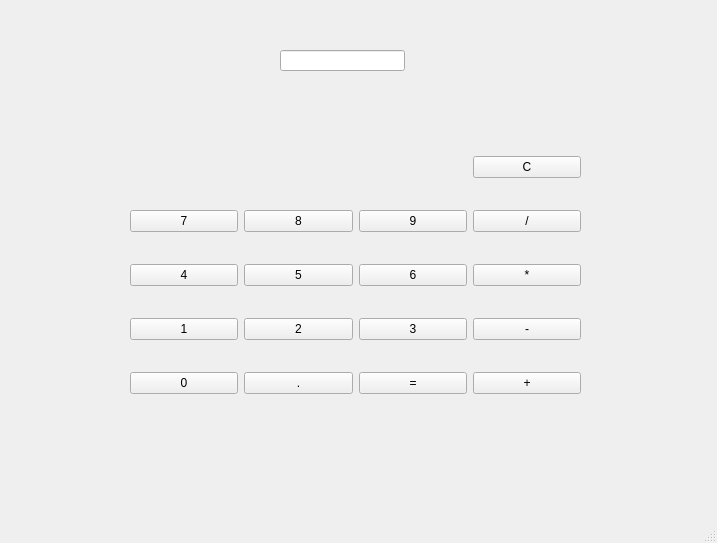
<?xml version="1.0" encoding="UTF-8"?>
<ui version="4.0">
 <class>MainWindow</class>
 <widget class="QMainWindow" name="MainWindow">
  <property name="geometry">
   <rect>
    <x>0</x>
    <y>0</y>
    <width>717</width>
    <height>543</height>
   </rect>
  </property>
  <property name="windowTitle">
   <string>MainWindow</string>
  </property>
  <widget class="QWidget" name="centralwidget">
   <widget class="QLineEdit" name="lineEdit">
    <property name="geometry">
     <rect>
      <x>280</x>
      <y>50</y>
      <width>125</width>
      <height>21</height>
     </rect>
    </property>
   </widget>
   <widget class="QWidget" name="layoutWidget">
    <property name="geometry">
     <rect>
      <x>130</x>
      <y>130</y>
      <width>451</width>
      <height>291</height>
     </rect>
    </property>
    <layout class="QGridLayout" name="gridLayout">
     <item row="0" column="3">
      <widget class="QPushButton" name="pushButton_clear">
       <property name="text">
        <string>С</string>
       </property>
      </widget>
     </item>
     <item row="1" column="0">
      <widget class="QPushButton" name="pushButton_7">
       <property name="text">
        <string>7</string>
       </property>
      </widget>
     </item>
     <item row="1" column="1">
      <widget class="QPushButton" name="pushButton_8">
       <property name="text">
        <string>8</string>
       </property>
      </widget>
     </item>
     <item row="1" column="2">
      <widget class="QPushButton" name="pushButton_9">
       <property name="text">
        <string>9</string>
       </property>
      </widget>
     </item>
     <item row="1" column="3">
      <widget class="QPushButton" name="pushButton_divide">
       <property name="text">
        <string>/</string>
       </property>
       <property name="checkable">
        <bool>true</bool>
       </property>
      </widget>
     </item>
     <item row="2" column="0">
      <widget class="QPushButton" name="pushButton_4">
       <property name="text">
        <string>4</string>
       </property>
      </widget>
     </item>
     <item row="2" column="1">
      <widget class="QPushButton" name="pushButton_5">
       <property name="text">
        <string>5</string>
       </property>
      </widget>
     </item>
     <item row="2" column="2">
      <widget class="QPushButton" name="pushButton_6">
       <property name="text">
        <string>6</string>
       </property>
      </widget>
     </item>
     <item row="2" column="3">
      <widget class="QPushButton" name="pushButton_multiply">
       <property name="text">
        <string>*</string>
       </property>
       <property name="checkable">
        <bool>true</bool>
       </property>
      </widget>
     </item>
     <item row="3" column="0">
      <widget class="QPushButton" name="pushButton_1">
       <property name="text">
        <string>1</string>
       </property>
      </widget>
     </item>
     <item row="3" column="1">
      <widget class="QPushButton" name="pushButton_2">
       <property name="text">
        <string>2</string>
       </property>
      </widget>
     </item>
     <item row="3" column="2">
      <widget class="QPushButton" name="pushButton_3">
       <property name="text">
        <string>3</string>
       </property>
      </widget>
     </item>
     <item row="3" column="3">
      <widget class="QPushButton" name="pushButton_minus">
       <property name="text">
        <string>-</string>
       </property>
       <property name="checkable">
        <bool>true</bool>
       </property>
       <property name="checked">
        <bool>false</bool>
       </property>
       <property name="flat">
        <bool>false</bool>
       </property>
      </widget>
     </item>
     <item row="4" column="0">
      <widget class="QPushButton" name="pushButton_0">
       <property name="text">
        <string>0</string>
       </property>
      </widget>
     </item>
     <item row="4" column="1">
      <widget class="QPushButton" name="pushButton_decimal">
       <property name="text">
        <string>.</string>
       </property>
      </widget>
     </item>
     <item row="4" column="2">
      <widget class="QPushButton" name="pushButton_equals">
       <property name="text">
        <string>=</string>
       </property>
       <property name="checkable">
        <bool>false</bool>
       </property>
       <property name="checked">
        <bool>false</bool>
       </property>
       <property name="default">
        <bool>false</bool>
       </property>
      </widget>
     </item>
     <item row="4" column="3">
      <widget class="QPushButton" name="pushButton_plus">
       <property name="text">
        <string>+</string>
       </property>
       <property name="checkable">
        <bool>true</bool>
       </property>
       <property name="checked">
        <bool>false</bool>
       </property>
       <property name="default">
        <bool>false</bool>
       </property>
       <property name="flat">
        <bool>false</bool>
       </property>
      </widget>
     </item>
    </layout>
   </widget>
  </widget>
  <widget class="QMenuBar" name="menubar">
   <property name="geometry">
    <rect>
     <x>0</x>
     <y>0</y>
     <width>717</width>
     <height>36</height>
    </rect>
   </property>
  </widget>
  <widget class="QStatusBar" name="statusbar"/>
 </widget>
 <resources/>
 <connections/>
</ui>
